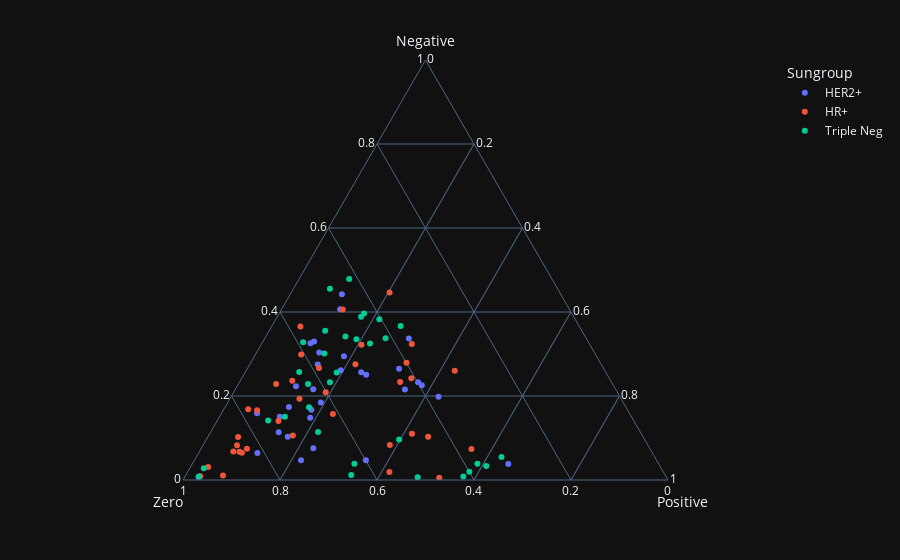
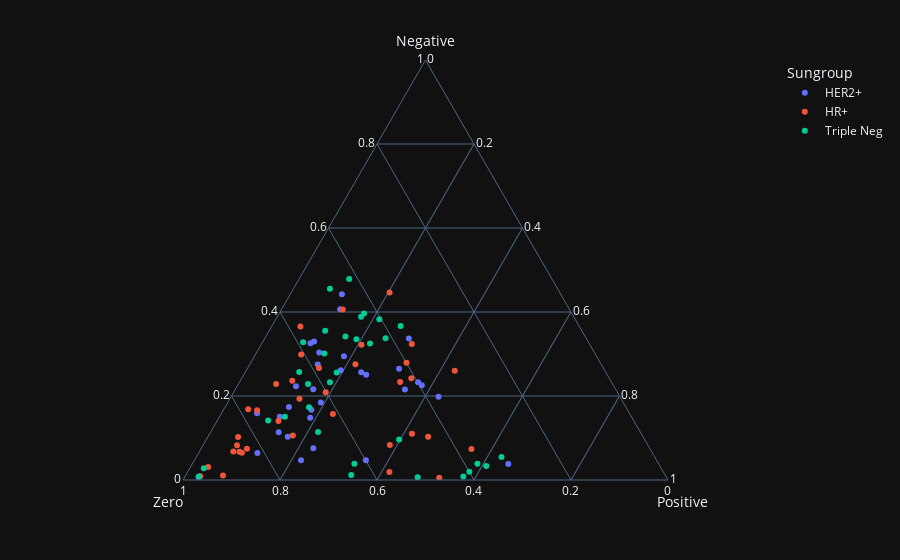

The cell these charts' notebook holds for them, in order:
### Code cell
datas = []
for item in sample_names:
    bp = data.replace(2, 1).groupby([item]).size().reset_index(name = 'Count')
    datas.append([sample_dcit[item],bp['Count'][0],bp['Count'][1],bp['Count'][2]])

data_sample = pd.DataFrame(datas, columns=['Sungroup','Negative','Zero','Positive'])

plot_sample = px.scatter_ternary(data_sample, a = 'Negative',
                          b = 'Zero',
                          c='Positive',
                          color = 'Sungroup')
plot_sample.show()

### Figure 1 — Plotly figure (JSON) as saved in the notebook; plotly's stock layout.template omitted (floating-point values rounded to 4 significant figures)
{"data": [{"a": [727, 741, 835, 561, 1152, 934, 427, 612, 632, 639, 322, 183, 523, 751, 215, 610, 660, 954, 20, 711, 450, 108, 492, 474, 779, 1253, 292, 133, 133, 923, 860, 420], "b": [1429, 1542, 1476, 1060, 1340, 1601, 2055, 1767, 1858, 1119, 2114, 2308, 1767, 1196, 1965, 1232, 1130, 1037, 2734, 1408, 2176, 879, 1969, 1847, 1657, 1279, 2076, 2078, 1699, 1628, 1608, 1881], "c": [678, 551, 523, 1213, 342, 299, 352, 455, 344, 1076, 398, 343, 544, 887, 654, 992, 1044, 843, 80, 715, 208, 1847, 373, 513, 398, 302, 466, 623, 1002, 283, 366, 533], "hovertemplate": "Sungroup=HER2+<br>Negative=%{a}<br>Zero=%{b}<br>Positive=%{c}<extra></extra>", "legendgroup": "HER2+", "marker": {"color": "#636efa", "symbol": "circle"}, "mode": "markers", "name": "HER2+", "showlegend": true, "subplot": "ternary", "type": "scatterternary"}, {"a": [549, 847, 648, 781, 792, 211, 478, 209, 191, 54, 291, 661, 918, 15, 669, 1151, 446, 192, 398, 913, 686, 300, 312, 88, 237, 1266, 290, 235, 470, 755, 1036, 31, 184, 592, 25, 738], "b": [1879, 1720, 1966, 1436, 1132, 2355, 2214, 1044, 2409, 1601, 1256, 1235, 1038, 1329, 1861, 1325, 1735, 2444, 2077, 1335, 1157, 2042, 1340, 2643, 1507, 994, 2367, 2401, 2166, 1662, 1630, 2585, 2398, 1704, 2721, 877], "c": [406, 267, 220, 617, 910, 268, 142, 1581, 234, 1179, 1287, 938, 878, 1490, 304, 358, 653, 198, 359, 586, 991, 492, 1182, 103, 1090, 574, 177, 198, 198, 417, 168, 218, 252, 538, 88, 1219], "hovertemplate": "Sungroup=HR+<br>Negative=%{a}<br>Zero=%{b}<br>Positive=%{c}<extra></extra>", "legendgroup": "HR+", "marker": {"color": "#EF553B", "symbol": "circle"}, "mode": "markers", "name": "HR+", "showlegend": true, "subplot": "ternary", "type": "scatterternary"}, {"a": [1124, 427, 79, 94, 109, 156, 854, 921, 1007, 401, 324, 1291, 1101, 1356, 968, 491, 949, 957, 56, 1039, 930, 23, 1084, 24, 18, 109, 726, 728, 647, 659, 34, 274], "b": [1214, 2025, 2673, 1015, 1778, 895, 1581, 1281, 1500, 2136, 1883, 1330, 1243, 1185, 1401, 1852, 1346, 1172, 1133, 1043, 1667, 2729, 1145, 1184, 1454, 1059, 1573, 1791, 1780, 1646, 1834, 1434], "c": [496, 382, 82, 1725, 947, 1783, 399, 632, 327, 297, 627, 213, 490, 293, 465, 491, 539, 705, 1645, 752, 237, 82, 605, 1626, 1362, 1666, 535, 315, 407, 529, 966, 1126], "hovertemplate": "Sungroup=Triple Neg<br>Negative=%{a}<br>Zero=%{b}<br>Positive=%{c}<extra></extra>", "legendgroup": "Triple Neg", "marker": {"color": "#00cc96", "symbol": "circle"}, "mode": "markers", "name": "Triple Neg", "showlegend": true, "subplot": "ternary", "type": "scatterternary"}], "layout": {"ternary": {"domain": {"x": [0.0, 1.0], "y": [0.0, 1.0]}, "aaxis": {"title": {"text": "Negative"}}, "baxis": {"title": {"text": "Zero"}}, "caxis": {"title": {"text": "Positive"}}}, "legend": {"title": {"text": "Sungroup"}, "tracegroupgap": 0}, "margin": {"t": 60}}}

### Figure 2 — Plotly figure (JSON) as saved in the notebook; plotly's stock layout.template omitted (floating-point values rounded to 4 significant figures)
{"data": [{"a": [727, 741, 835, 561, 1152, 934, 427, 612, 632, 639, 322, 183, 523, 751, 215, 610, 660, 954, 20, 711, 450, 108, 492, 474, 779, 1253, 292, 133, 133, 923, 860, 420], "b": [1429, 1542, 1476, 1060, 1340, 1601, 2055, 1767, 1858, 1119, 2114, 2308, 1767, 1196, 1965, 1232, 1130, 1037, 2734, 1408, 2176, 879, 1969, 1847, 1657, 1279, 2076, 2078, 1699, 1628, 1608, 1881], "c": [678, 551, 523, 1213, 342, 299, 352, 455, 344, 1076, 398, 343, 544, 887, 654, 992, 1044, 843, 80, 715, 208, 1847, 373, 513, 398, 302, 466, 623, 1002, 283, 366, 533], "hovertemplate": "Sungroup=HER2+<br>Negative=%{a}<br>Zero=%{b}<br>Positive=%{c}<extra></extra>", "legendgroup": "HER2+", "marker": {"color": "#636efa", "symbol": "circle"}, "mode": "markers", "name": "HER2+", "showlegend": true, "subplot": "ternary", "type": "scatterternary"}, {"a": [549, 847, 648, 781, 792, 211, 478, 209, 191, 54, 291, 661, 918, 15, 669, 1151, 446, 192, 398, 913, 686, 300, 312, 88, 237, 1266, 290, 235, 470, 755, 1036, 31, 184, 592, 25, 738], "b": [1879, 1720, 1966, 1436, 1132, 2355, 2214, 1044, 2409, 1601, 1256, 1235, 1038, 1329, 1861, 1325, 1735, 2444, 2077, 1335, 1157, 2042, 1340, 2643, 1507, 994, 2367, 2401, 2166, 1662, 1630, 2585, 2398, 1704, 2721, 877], "c": [406, 267, 220, 617, 910, 268, 142, 1581, 234, 1179, 1287, 938, 878, 1490, 304, 358, 653, 198, 359, 586, 991, 492, 1182, 103, 1090, 574, 177, 198, 198, 417, 168, 218, 252, 538, 88, 1219], "hovertemplate": "Sungroup=HR+<br>Negative=%{a}<br>Zero=%{b}<br>Positive=%{c}<extra></extra>", "legendgroup": "HR+", "marker": {"color": "#EF553B", "symbol": "circle"}, "mode": "markers", "name": "HR+", "showlegend": true, "subplot": "ternary", "type": "scatterternary"}, {"a": [1124, 427, 79, 94, 109, 156, 854, 921, 1007, 401, 324, 1291, 1101, 1356, 968, 491, 949, 957, 56, 1039, 930, 23, 1084, 24, 18, 109, 726, 728, 647, 659, 34, 274], "b": [1214, 2025, 2673, 1015, 1778, 895, 1581, 1281, 1500, 2136, 1883, 1330, 1243, 1185, 1401, 1852, 1346, 1172, 1133, 1043, 1667, 2729, 1145, 1184, 1454, 1059, 1573, 1791, 1780, 1646, 1834, 1434], "c": [496, 382, 82, 1725, 947, 1783, 399, 632, 327, 297, 627, 213, 490, 293, 465, 491, 539, 705, 1645, 752, 237, 82, 605, 1626, 1362, 1666, 535, 315, 407, 529, 966, 1126], "hovertemplate": "Sungroup=Triple Neg<br>Negative=%{a}<br>Zero=%{b}<br>Positive=%{c}<extra></extra>", "legendgroup": "Triple Neg", "marker": {"color": "#00cc96", "symbol": "circle"}, "mode": "markers", "name": "Triple Neg", "showlegend": true, "subplot": "ternary", "type": "scatterternary"}], "layout": {"ternary": {"domain": {"x": [0.0, 1.0], "y": [0.0, 1.0]}, "aaxis": {"title": {"text": "Negative"}}, "baxis": {"title": {"text": "Zero"}}, "caxis": {"title": {"text": "Positive"}}}, "legend": {"title": {"text": "Sungroup"}, "tracegroupgap": 0}, "margin": {"t": 60}}}
